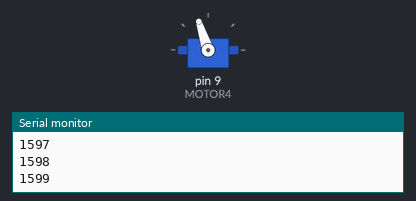
Bench run of a sketch on a simulated Arduino Uno, built with avr-gcc and run on an emulated ATmega328P. On the bench: servo, the last lines printed to the serial monitor.

Above: at 6.2 s.
At 22.4 s:
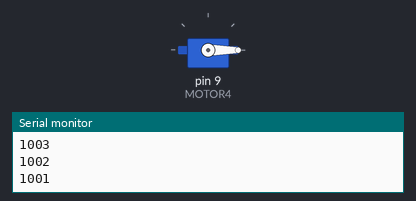
Timing chart, 0 to 40.0 s (numbered marks = the images above):
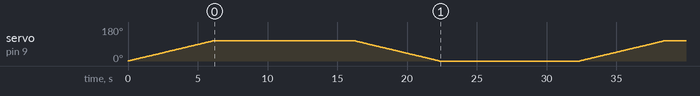

The sketch:

motorSpeedEsc-v5.ino
```cpp
#include <Servo.h>

#define MOTOR2 11   //DR motor
#define MOTOR3 10   //DL motor
#define MOTOR4 9    //UL motor
#define MOTOR1 3    //UR motor
//servo control
#define MaxMicroseconds 2000
#define MinMicroseconds 1000

Servo upLeftMotor;
int MotorPWM = 1000;  //*MAY NEED CALIB*

void setup() {
  Serial.begin(9600);
  upLeftMotor.attach(MOTOR4, MinMicroseconds, MaxMicroseconds);
}

void loop() {
  Serial.println(MotorPWM);
  upLeftMotor.writeMicroseconds(MotorPWM);
  for (int i = MotorPWM; i < 1600; i++){
    upLeftMotor.writeMicroseconds(i);
    Serial.println(i);
    delay(10);
  }
  delay(10000);
  for (int i = 1600; i > 1000; i--){
    upLeftMotor.writeMicroseconds(i);
    Serial.println(i);
    delay(10);
  }
  delay(10000);
}
```
